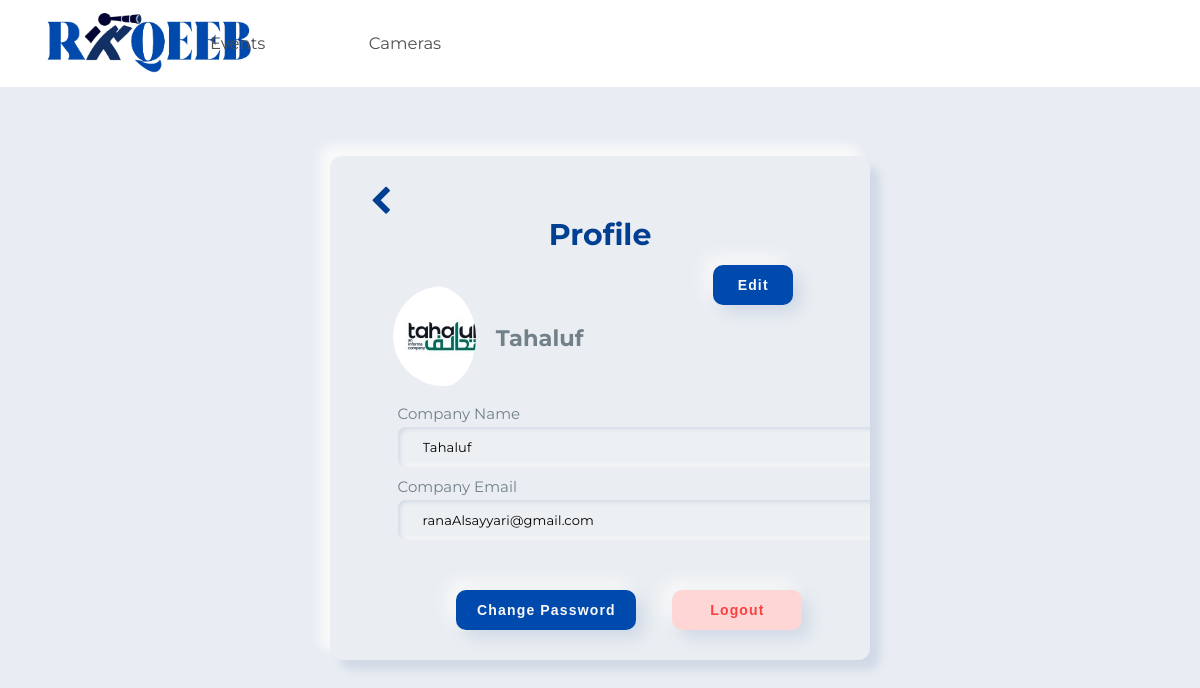
/WebsitePages/Back-End/PHP/accountDetails.php (signed in), run on the app's committed database.
### tables this page shows
CREATE TABLE `company` (
  `CompanyID` int(11) NOT NULL,
  `Logo` varchar(255) DEFAULT NULL,
  `CompanyName` varchar(255) NOT NULL,
  `Email` varchar(255) NOT NULL,
  `Password` varchar(255) NOT NULL
);

### WebsitePages/Back-End/PHP/accountDetails.php (the view, shortened to what this page needs)
<?php
    $servername = "localhost";
    $username = "root";
    $password = "root";
    $dbname = "raqeebdb";
    $conn = new mysqli($servername, $username, $password, $dbname);
    $companyID = $_SESSION['CompanyID'];
    $logoQuery = "SELECT Logo FROM company WHERE CompanyID = ?";
    $logoStmt = $conn->prepare($logoQuery);
    $logoStmt->bind_param("i", $companyID);
    $logoStmt->execute();
    $logoResult = $logoStmt->get_result();
    $logoRow = $logoResult->fetch_assoc();
    $logo = $logoRow['Logo'];
?>
<!DOCTYPE html>
<html lang="es" dir="ltr">
    <head>
        <link rel="stylesheet" type="text/css" href="../../Front-End/CSS/accountDetails.css">
        <link href="http://maxcdn.bootstrapcdn.com/font-awesome/4.1.0/css/font-awesome.min.css" rel="stylesheet">
    </head>
    <body>
         <header class="header">
            <div class="logo">
                <a href="../../Back-End/PHP/userHome.php"><img src="../../images/Logo2.png" alt="Company Logo"></a>
            </div>
            <ul class="headerlinks">
                <li><a href="../../Back-End/PHP/cameras.php">Cameras</a></li>
                <li><a href="../../Back-End/PHP/userHome.php">Events</a></li>
            </ul>
        </header>
        <?php
            $CompanyID = $_SESSION['CompanyID'] ?? null;
            $servername = "localhost";
            $username = "root";
            $password = "root";
            $dbname = "raqeebdb";
            $connection = new mysqli($servername, $username, $password, $dbname);
            $query = 'SELECT Email, CompanyName, Logo FROM company WHERE CompanyID=' . $CompanyID;
            $row = mysqli_fetch_assoc(mysqli_query($connection, $query));
            if ($row) {
                $email = $row['Email'];
                $companyName = $row['CompanyName'];
                $logo = $row['Logo'];
            } else {
                echo "<script>alert('Company not found.'); window.location.href='../../Front-End/HTML/login.html';</script>";
                exit();
            }
        ?>
        <div class="main">
            <a id='arrow' href="../../Back-End/PHP/userHome.php"><i class="fa fa-chevron-left" style="color: #003f91; font-size: 30px; justify-self: end;"></i></a>
            <h2 class="title">Profile</h2>
            <button id="EditBtn" onclick="alert('Edit feature is not available yet.');">Edit</button>
            <div class="profileLogo">
                <div class="profile">
                        <?php if (is_null($logo) || empty($logo)): ?>
                            <img src="../../images/CLogo.png" alt="Default User Logo">
                        <?php else: ?>
                            <img src="../../images/<?php echo $logo ?>" alt="User Company Logo">
                        <?php endif; ?>
                </div>
                <h2><?php echo $companyName ?></h2>
            </div>
            <form id='addcam' class="form" method="POST" action="../../Back-End/PHP/accountDetails.php" enctype="multipart/form-data">
                <label for="companyName">Company Name</label>
                <input name="companyName" class="form__input" type="text" value="<?php echo $companyName ?>" required readonly>
                <label for="email">Company Email</label>
                <input name="email" class="form__input" type="email" value="<?php echo $email ?>" required readonly>
                <div class="buttonss">
                    <div class="button">
                        <button style="width:180px" class="reset" name='submit' id="resetPassword" value='0' onclick="alert('Change Password feature is not available yet.');">Change Password</button>
                    </div>
                    <div class="button">
                        <button class="logout" id="LogoutBtn" onclick="confirmLogout(event)">Logout</button>
                    </div>
                </div>
            </form>
        </div>
    </body>
</html>

### WebsitePages/Front-End/CSS/accountDetails.css (style rules this page uses)
*, *::after, *::before { margin: 0; padding: 0; box-sizing: border-box; user-select: none; }
body { width: 100%; height: fit-content; display: flex; justify-content: center; align-items: center; font-family: 'Montserrat', sans-serif; font-size: 15px; background-color: #ecf0f3; color: #718089; display: inline-flex; flex-direction: column; text-align:left; justify-content: space-between; }
.main { position: relative; width: 45%; height: 78%; padding: 30px 40px; background-color: #ecf0f3; box-shadow: 10px 10px 10px #d1d9e6, -10px -10px 10px #f9f9f9; border-radius: 12px; overflow: hidden; align-self: center; margin-bottom: 3%; margin-top: 2%; display: flex; justify-content: center; flex-direction: column; }
.form { padding: 0 6%; display: flex; justify-content: center; flex-direction: column; }
.form__input { width: 500px; height: 40px; margin: 4px 0; padding-left: 25px; margin-bottom: 10px; font-size: 13px; letter-spacing: 0.15px; border: none; outline: none; font-family: 'Montserrat', sans-serif; background-color: #ecf0f3; transition: 0.25s ease; border-radius: 8px; box-shadow: inset 2px 2px 4px #d1d9e6, inset -2px -2px 4px #f9f9f9; }
.title { font-size: 30px; font-weight: 700; padding-bottom: 30px; color: #003f91; text-align: center; }
.header { position: static; z-index: 2; display: flex; justify-content: space-between; align-items: center; background-color: #d3d9e2; padding: 10px 40px; width: 100%; font-weight: bold; }
.header .logo img { height: 60px; width: auto; }
#arrow { align-self: flex-start; width: fit-content; }
.profileLogo { display: flex; align-items: center; margin-right: 35%; margin-bottom: 3%; }
.profileLogo h2 { margin-left: 20px; }
.profileLogo img { border: 2.5px; border-radius: 50%; width: 150px; height: 150px; }
.profile { position: relative; width: 30%; height: auto; border-radius: 50%; overflow: hidden; }
.profile img { width: 100%; height: 100%; object-fit: cover; border-radius: 50%; }
#addcam { display: flex; justify-content: left; align-self: left; flex-direction: column; justify-content: space-around; }
.buttonss { display: flex; justify-content: flex-end; margin-top: 10%; }
.reset { width: 150px; height: 40px; margin-left: -20%; border-radius: 10px; font-weight: 600; font-size: 14px; letter-spacing: 1.15px; background-color: #004aad; color: #f9f9f9; box-shadow: 8px 8px 16px #d1d9e6, -8px -8px 16px #f9f9f9; border: none; outline: none; align-self: flex-end; transition: 0.5s; }
.logout { width: 130px; height: 40px; border-radius: 10px; font-weight: 600; font-size: 14px; letter-spacing: 1.15px; background-color: #FFD6D6; color: #F94141; box-shadow: 8px 8px 16px #d1d9e6, -8px -8px 16px #f9f9f9; border: none; outline: none; align-self: flex-end; transition: 0.5s; }
#EditBtn { width: 80px; height: 40px; margin-left: -20%; margin-bottom: -4%; margin-top: -4%; margin-right: 8%; border-radius: 10px; font-weight: 600; font-size: 14px; letter-spacing: 1.15px; background-color: #004aad; color: #f9f9f9; box-shadow: 8px 8px 16px #d1d9e6, -8px -8px 16px #f9f9f9; border: none; outline: none; align-self: flex-end; transition: 0.5s; }

### WebsitePages/Back-End/PHP/accountDetails.php (style rules this page uses)
.header { position: fixed; z-index: 200; display: flex; justify-content: space-between; align-items: center; background-color: white; padding: 10px 40px; width: 100%; font-weight: bold; }
.header .logo img { height: 60px; width: auto; margin-top: 1.5%; }
.headerlinks li { text-align: left; margin-left: -144%; list-style: none; display: inline-block; padding: 8px 12px; position: relative; color: black; font-weight: lighter; font-size: 110%; }
.headerlinks li a { color: #504f4f; text-decoration: none; }
.headerlinks li::after { content: ""; width: 0; height: 2px; background: #4a56ff; display: block; margin: auto; left: 0; bottom: -10px; transition: 0.2s; }
body { background-color: #e9edf3; }
.main { background-color: #eaeef2; margin-top: 13%; }
.profileLogo img { max-width: 100px; max-height: 100px; min-width: 100px; min-height: 100px; }
.profileLogo { margin-left: 5%; }

### data on the page
company: Logo (picture), CompanyName "Tahaluf", companyName "Tahaluf", email "ranaAlsayyari@gmail.com"
